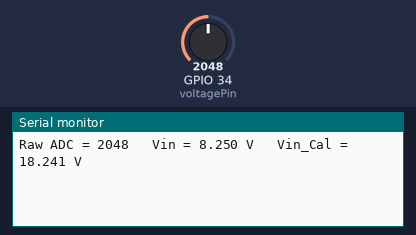
This sketch was run on a simulated ESP32. Shown: the last lines printed to the serial monitor. The inputs (shaded band) are chosen by the test bench; at power-on: GPIO 34 (voltagePin) = 2048 (analog values on the 0–4095 scale).

Above: at 1.2 s.
1.3 s: GPIO 34 (voltagePin) set to 2866
At 2.7 s:
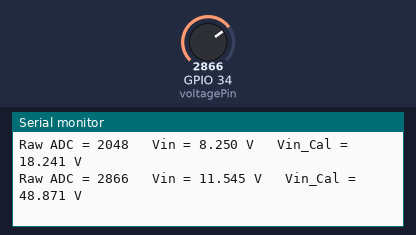
2.8 s: GPIO 34 (voltagePin) set to 3603
At 4.6 s:
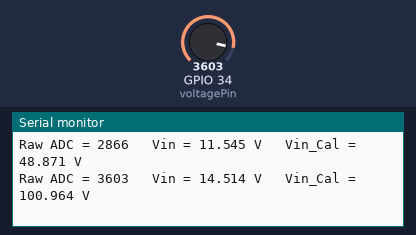
Timing chart, 0 to 6.1 s (numbered marks = the images above; inputs shaded):
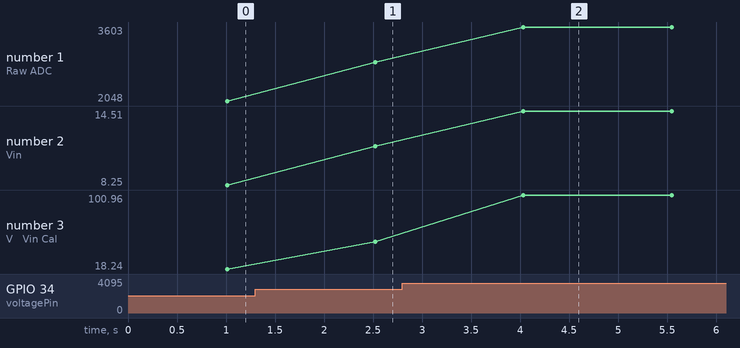

The sketch:

Calibrate.ino
```cpp
const int adcBits = 12;   // ADC ความละเอียด 12 บิต (0–4095)
const float Vref = 3.3;  // แรงดันอ้างอิง 3.2 V
const int voltagePin = 34;  // ขา ADC
const float R1 = 30000.0;   // 30k ohm
const float R2 = 7500.0;    // 7.5k ohm
const float calib_a = 0.0481;
const float calib_b = -0.3331;
const float calib_c = 1.6227;
const float calib_d = 0.5168;
const int numSamples = 100;

int rawV;
float vin;

void setup() {
  Serial.begin(115200);
  analogReadResolution(adcBits);
  analogSetAttenuation(ADC_11db);
}

void loop() {
float sumVin = 0.0;
  for (int i = 0; i < numSamples; i++) {
    rawV = analogRead(voltagePin);
    float vout = rawV * Vref / (float)(1 << adcBits);
    float vin = vout * (R1 + R2) / R2;
    sumVin += vin;
    delay(10);
  }

  float avgVin = sumVin / numSamples;
  float vin_cal = (calib_a * avgVin * avgVin * avgVin) + (calib_b * avgVin * avgVin) + (calib_c * avgVin) + calib_d;

  Serial.print("Raw ADC = ");
  Serial.print(rawV);
  Serial.print("   Vin = ");
  Serial.print(avgVin, 3);
  Serial.print(" V   Vin_Cal = ");
  Serial.print(vin_cal, 3);
  Serial.println(" V");

  delay(500);
}
```

Measured:
- after the input at 1.3 s, the serial monitor: prints a new line after 1.2 s (image 1)
- after the input at 2.8 s, the serial monitor: prints a new line after 1.2 s (image 2)
- plotted number 1: 2048 → 2866 after the input at 1.3 s, 2866 → 3603 after the input at 2.8 s
- plotted number 2: 8.25 → 11.54 after the input at 1.3 s, 11.54 → 14.51 after the input at 2.8 s
- plotted number 3: 18.24 → 48.87 after the input at 1.3 s, 48.87 → 100.96 after the input at 2.8 s
